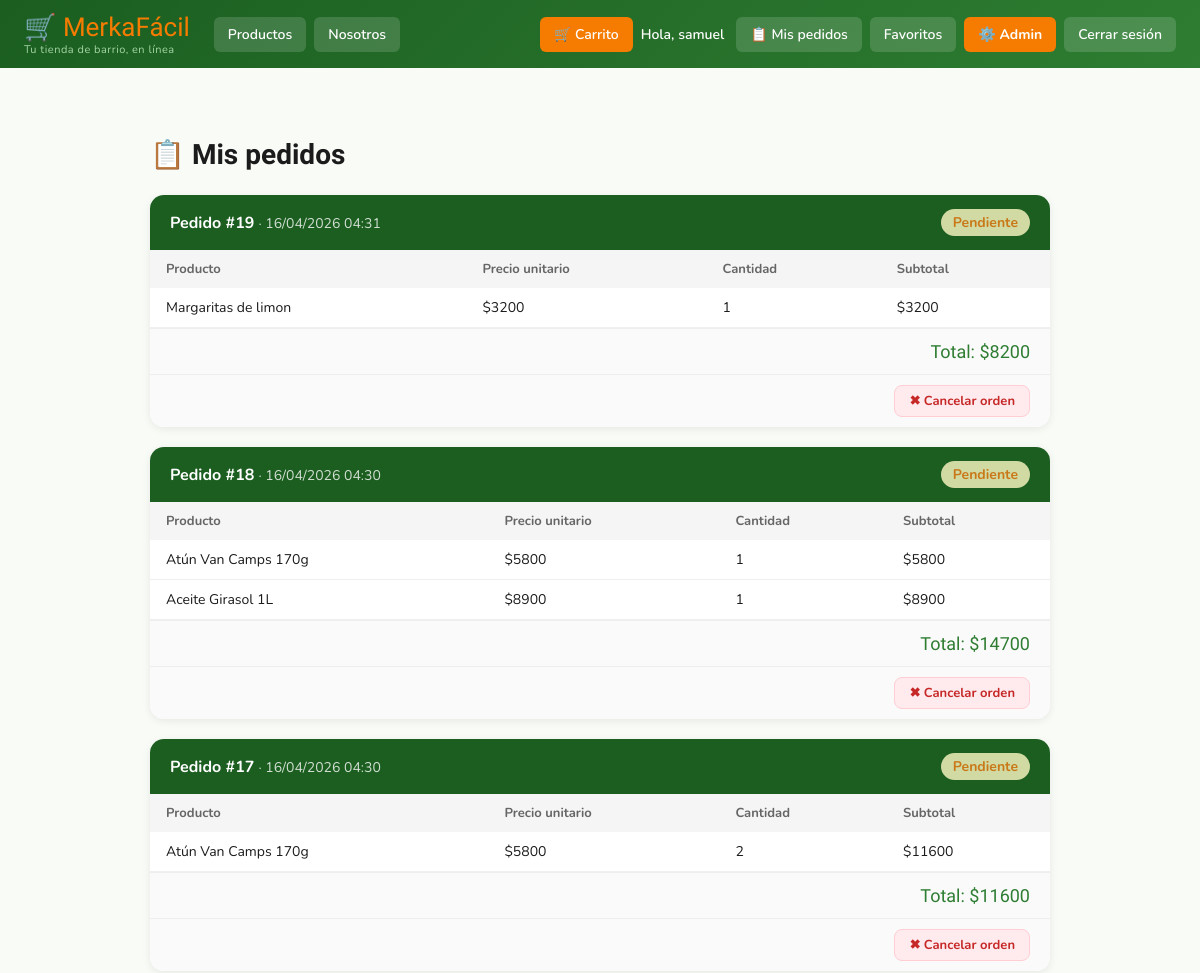
Before: /cart/orders/ (signed in, upper part) with the older database file.
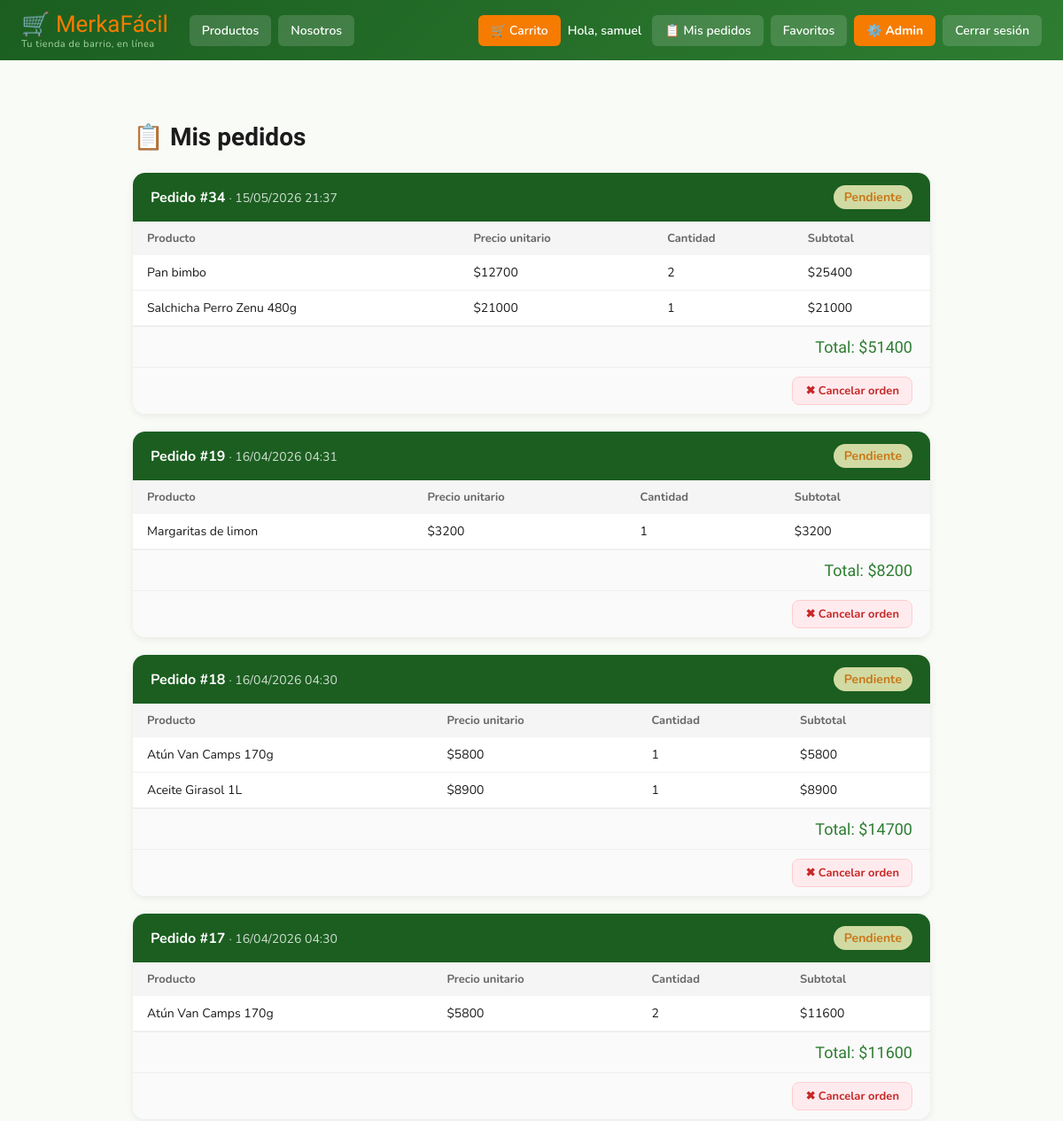
After: the same page with the newer database file.
### cart/models.py (models this page shows, shortened)
class Order(models.Model):
    STATUS_CHOICES = [
        ("pending", "Pendiente"),
        ("processing", "En proceso"),
        ("delivered", "Entregado"),
        ("cancelled", "Cancelado"),
    ]
    DELIVERY_CHOICES = [
        ("pickup", "Recoger en la tienda"),
        ("delivery", "Delivery"),
    ]
    PAYMENT_CHOICES = [
        ("cash", "Efectivo"),
        ("card", "Tarjeta"),
    ]
    user = models.ForeignKey(User, on_delete=models.CASCADE, related_name="orders")
    date = models.DateTimeField(auto_now_add=True)
    total = models.DecimalField(max_digits=10, decimal_places=0)
    status = models.CharField(max_length=20, choices=STATUS_CHOICES, default="pending")
    delivery_method = models.CharField(max_length=20, choices=DELIVERY_CHOICES, null=True, blank=True)
    payment_method = models.CharField(max_length=20, choices=PAYMENT_CHOICES, null=True, blank=True)
    class Meta:
        ordering = ["-date"]
        verbose_name = "Pedido"
        verbose_name_plural = "Pedidos"

class OrderItem(models.Model):
    order = models.ForeignKey(Order, on_delete=models.CASCADE, related_name="items")
    product_id = models.IntegerField()
    name = models.CharField(max_length=200)
    price = models.DecimalField(max_digits=10, decimal_places=0)
    quantity = models.IntegerField()
    image = models.CharField(max_length=500, blank=True)
    def subtotal(self):
        return self.price * self.quantity

### cart/views.py (the view)
# urls.py: path("orders/", views.my_orders, name="my_orders"),
@login_required
def my_orders(request):
    orders = Order.objects.filter(user=request.user)
    return render(request, "cart/Orders.html", {"orders": orders})

### cart/cart.py (called while the page is built)
    def total_items(self):
        return sum(item["quantity"] for item in self.cart.values())

### cart/context_processors.py (called while the page is built)
def cart_count(request):
    cart = Cart(request)
    return {'cart_count': cart.total_items()}

### cart/templates/cart/Orders.html (shortened to what this page needs)
{% extends "base.html" %}
{% block content %}
<div class="orders-container">
    <h2>📋 Mis pedidos</h2>
    {% if orders %}
        {% for order in orders %}
        <div class="order-card">
            <div class="order-header">
                <div>
                    <strong>Pedido #{{ order.id }}</strong>
                    <span>· {{ order.date|date:"d/m/Y H:i" }}</span>
                </div>
                <span class="status-badge status-{{ order.status }}">
                    {{ order.get_status_display }}
                </span>
            </div>
            <table>
                <thead>
                    <tr>
                        <th>Producto</th>
                        <th>Precio unitario</th>
                        <th>Cantidad</th>
                        <th>Subtotal</th>
                    </tr>
                </thead>
                <tbody>
                    {% for item in order.items.all %}
                    <tr>
                        <td>{{ item.name }}</td>
                        <td>${{ item.price|floatformat:0 }}</td>
                        <td>{{ item.quantity }}</td>
                        <td>${{ item.subtotal|floatformat:0 }}</td>
                    </tr>
                    {% endfor %}
                </tbody>
            </table>
            <div class="order-total">Total: ${{ order.total|floatformat:0 }}</div>
            {% if order.status == "pending" %}
            {% url 'cancel_order' order.id as cancel_url %}
            <div class="cancel-footer">
                <button
                    class="btn-cancel-order"
                    data-cancel-url="{{ cancel_url }}"
                    data-order-id="{{ order.id }}"
                    data-order-ts="{{ order.date|date:'U' }}"
                    onclick="confirmCancelOrder(this.dataset.cancelUrl, this.dataset.orderId, this.dataset.orderTs)"
                >
                    ✖ Cancelar orden
                </button>
            </div>
            {% endif %}
        </div>
        {% endfor %}
    {% endif %}
</div>
{% endblock %}

Changed rows visible on the page:
added Order: id "34", date "15/05/2026 21:37", status "Pendiente", total "51400"
added OrderItem: name "Pan bimbo", price "12700", quantity "2", subtotal "25400", shown under "34"
added OrderItem: name "Salchicha Perro Zenu 480g", price "21000", quantity "1", subtotal "21000", shown under "34"
